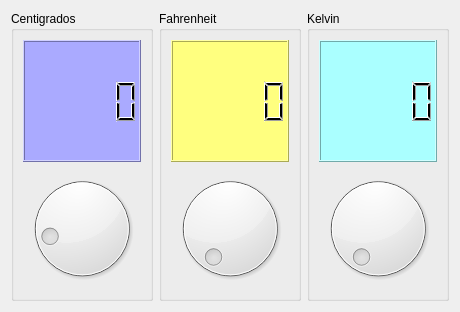
<?xml version="1.0" encoding="UTF-8"?>
<ui version="4.0">
 <class>Temperatura</class>
 <widget class="QDialog" name="Temperatura">
  <property name="geometry">
   <rect>
    <x>0</x>
    <y>0</y>
    <width>460</width>
    <height>312</height>
   </rect>
  </property>
  <property name="maximumSize">
   <size>
    <width>800</width>
    <height>600</height>
   </size>
  </property>
  <property name="windowTitle">
   <string>Temperatura</string>
  </property>
  <property name="windowIcon">
   <iconset resource="recursos.qrc">
    <normaloff>:/icono</normaloff>:/icono</iconset>
  </property>
  <layout class="QHBoxLayout" name="horizontalLayout">
   <item>
    <widget class="QGroupBox" name="groupBox">
     <property name="title">
      <string>Centigrados</string>
     </property>
     <layout class="QVBoxLayout" name="verticalLayout">
      <item>
       <widget class="QLCDNumber" name="lcdCent">
        <property name="styleSheet">
         <string notr="true">background-color: rgb(170, 170, 255);


selection-color: rgb(0, 85, 0);</string>
        </property>
       </widget>
      </item>
      <item>
       <widget class="QDial" name="dialCent">
        <property name="cursor">
         <cursorShape>OpenHandCursor</cursorShape>
        </property>
        <property name="minimum">
         <number>-18</number>
        </property>
       </widget>
      </item>
     </layout>
    </widget>
   </item>
   <item>
    <widget class="QGroupBox" name="groupBox_2">
     <property name="title">
      <string>Fahrenheit</string>
     </property>
     <layout class="QVBoxLayout" name="verticalLayout_2">
      <item>
       <widget class="QLCDNumber" name="lcdFahr">
        <property name="styleSheet">
         <string notr="true">background-color: rgb(255, 255, 127);</string>
        </property>
       </widget>
      </item>
      <item>
       <widget class="QDial" name="dialFahr">
        <property name="cursor">
         <cursorShape>OpenHandCursor</cursorShape>
        </property>
        <property name="maximum">
         <number>210</number>
        </property>
       </widget>
      </item>
     </layout>
    </widget>
   </item>
   <item>
    <widget class="QGroupBox" name="groupBox_3">
     <property name="title">
      <string>Kelvin</string>
     </property>
     <layout class="QVBoxLayout" name="verticalLayout_3">
      <item>
       <widget class="QLCDNumber" name="lcdKel">
        <property name="styleSheet">
         <string notr="true">background-color: rgb(170, 255, 255);</string>
        </property>
       </widget>
      </item>
      <item>
       <widget class="QDial" name="dialKel">
        <property name="cursor">
         <cursorShape>OpenHandCursor</cursorShape>
        </property>
        <property name="minimum">
         <number>255</number>
        </property>
        <property name="maximum">
         <number>372</number>
        </property>
        <property name="value">
         <number>255</number>
        </property>
        <property name="sliderPosition">
         <number>255</number>
        </property>
       </widget>
      </item>
     </layout>
    </widget>
   </item>
  </layout>
 </widget>
 <resources>
  <include location="recursos.qrc"/>
 </resources>
 <connections>
  <connection>
   <sender>dialCent</sender>
   <signal>valueChanged(int)</signal>
   <receiver>lcdCent</receiver>
   <slot>display(int)</slot>
   <hints>
    <hint type="sourcelabel">
     <x>93</x>
     <y>118</y>
    </hint>
    <hint type="destinationlabel">
     <x>79</x>
     <y>61</y>
    </hint>
   </hints>
  </connection>
  <connection>
   <sender>dialFahr</sender>
   <signal>valueChanged(int)</signal>
   <receiver>lcdFahr</receiver>
   <slot>display(int)</slot>
   <hints>
    <hint type="sourcelabel">
     <x>234</x>
     <y>115</y>
    </hint>
    <hint type="destinationlabel">
     <x>232</x>
     <y>62</y>
    </hint>
   </hints>
  </connection>
  <connection>
   <sender>dialKel</sender>
   <signal>valueChanged(int)</signal>
   <receiver>lcdKel</receiver>
   <slot>display(int)</slot>
   <hints>
    <hint type="sourcelabel">
     <x>366</x>
     <y>179</y>
    </hint>
    <hint type="destinationlabel">
     <x>366</x>
     <y>82</y>
    </hint>
   </hints>
  </connection>
 </connections>
</ui>
